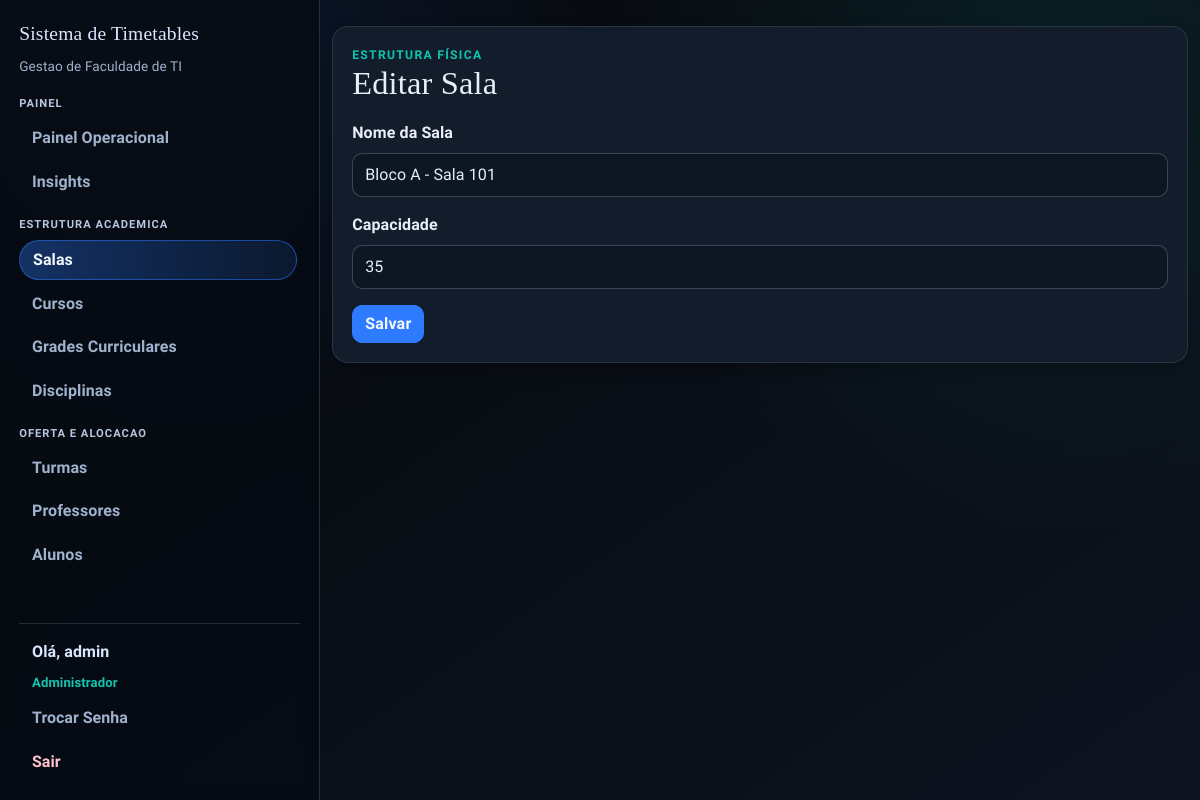
The app's page /sala/edit/1 (signed in), older data.
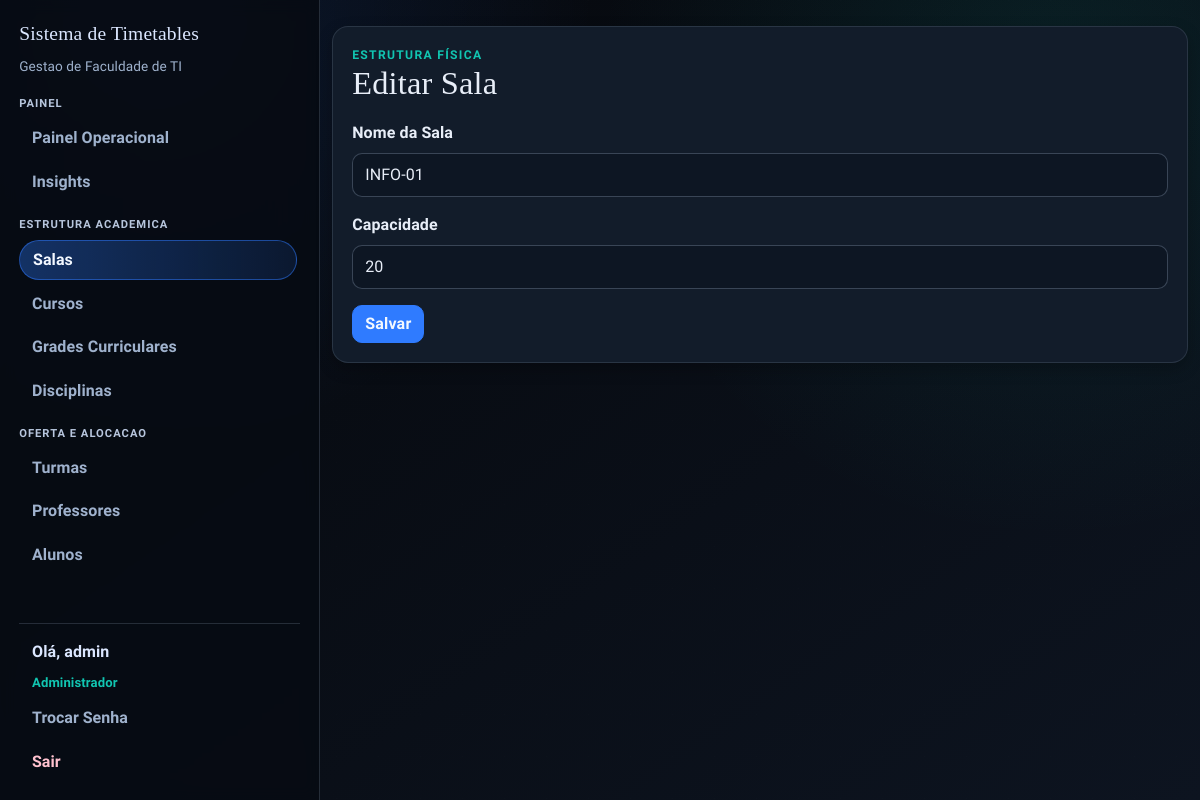
The same page, newer data.
### app/models.py (models this page shows)
class Sala(db.Model):
    id = db.Column(db.Integer, primary_key=True)
    nome = db.Column(db.String(100), nullable=False)
    capacidade = db.Column(db.Integer, nullable=False)

### app/routes/admin.py (the view, shortened to what this page needs)
@bp.route("/sala/edit/<int:id>", methods=["GET", "POST"])
@login_required
@admin_required
def edit_sala(id):
    sala = db.get_or_404(Sala, id)
    form = SalaForm()
    if request.method == "GET":
        form.nome.data = sala.nome
        form.capacidade.data = sala.capacidade
    return render_template("sala_form.html", form=form, title="Editar Sala")

### app/forms.py
class SalaForm(FlaskForm):
    nome = StringField("Nome da Sala", validators=[DataRequired(), Length(min=2, max=100)])
    capacidade = IntegerField("Capacidade", validators=[DataRequired(), NumberRange(min=1, max=500)])
    submit = SubmitField("Salvar")

### app/models.py (called while the page is built)
@login_manager.user_loader
def load_user(user_id):
    return db.session.get(User, int(user_id))

    def is_admin(self):
        return self.role == 'admin'

### app/routes/helpers.py (called while the page is built)
def admin_required_redirect():
    if getattr(current_user, "is_authenticated", False) and current_user.is_admin():
        return None
    flash("Acesso restrito ao administrador.", "danger")
    return redirect(url_for("main.index"))

def admin_required(view_func):
    @wraps(view_func)
    def wrapper(*args, **kwargs):
        guard = admin_required_redirect()
        if guard:
            return guard
        return view_func(*args, **kwargs)
    return wrapper

### templates/sala_form.html (shortened to what this page needs)
{% extends "base.html" %}
{% from "_form_helpers.html" import render_field %}
{% block content %}
<section class="surface form-shell stagger-in">
  <div class="page-head">
    <div>
      <p class="eyebrow">Estrutura Física</p>
      <h1>{{ title }}</h1>
    </div>
  </div>
  <form method="POST" novalidate>
    {{ render_field(form.nome) }}
    {{ render_field(form.capacidade) }}
    {{ form.submit(class="btn btn-primary") }}
  </form>
</section>
{% endblock %}

### templates/_form_helpers.html (shortened to what this page needs)
{% macro render_field(field, class_name='form-control') %}
<div class="mb-3">
  {{ field.label(class="form-label") }}
  {% if field.type in ['SelectField', 'SelectMultipleField'] %}
  {% set base_class = 'form-select' %}
  {% else %}
  {% set base_class = class_name %}
  {% endif %}
  {% set field_class = base_class + (' is-invalid' if field.errors else '') %}
  {{ field(class=field_class) }}
</div>
{% endmacro %}

Row changes from the older to the newer data that the page shows:
changed Sala: nome "Bloco A - Sala 101" → "INFO-01"; capacidade "35" → "20"
